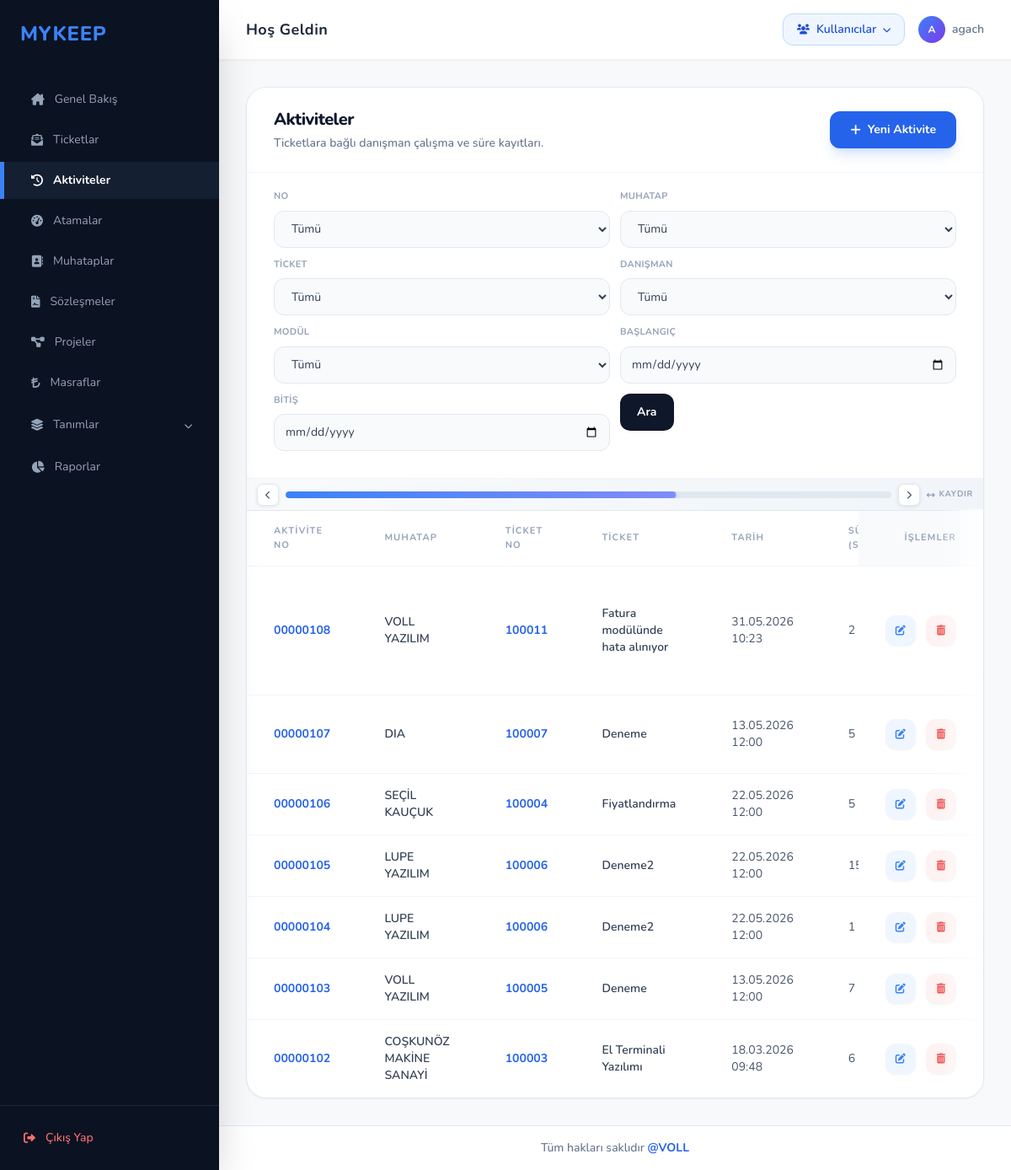
/aktiviteler/ (signed in), run on an earlier commit of the app's database.
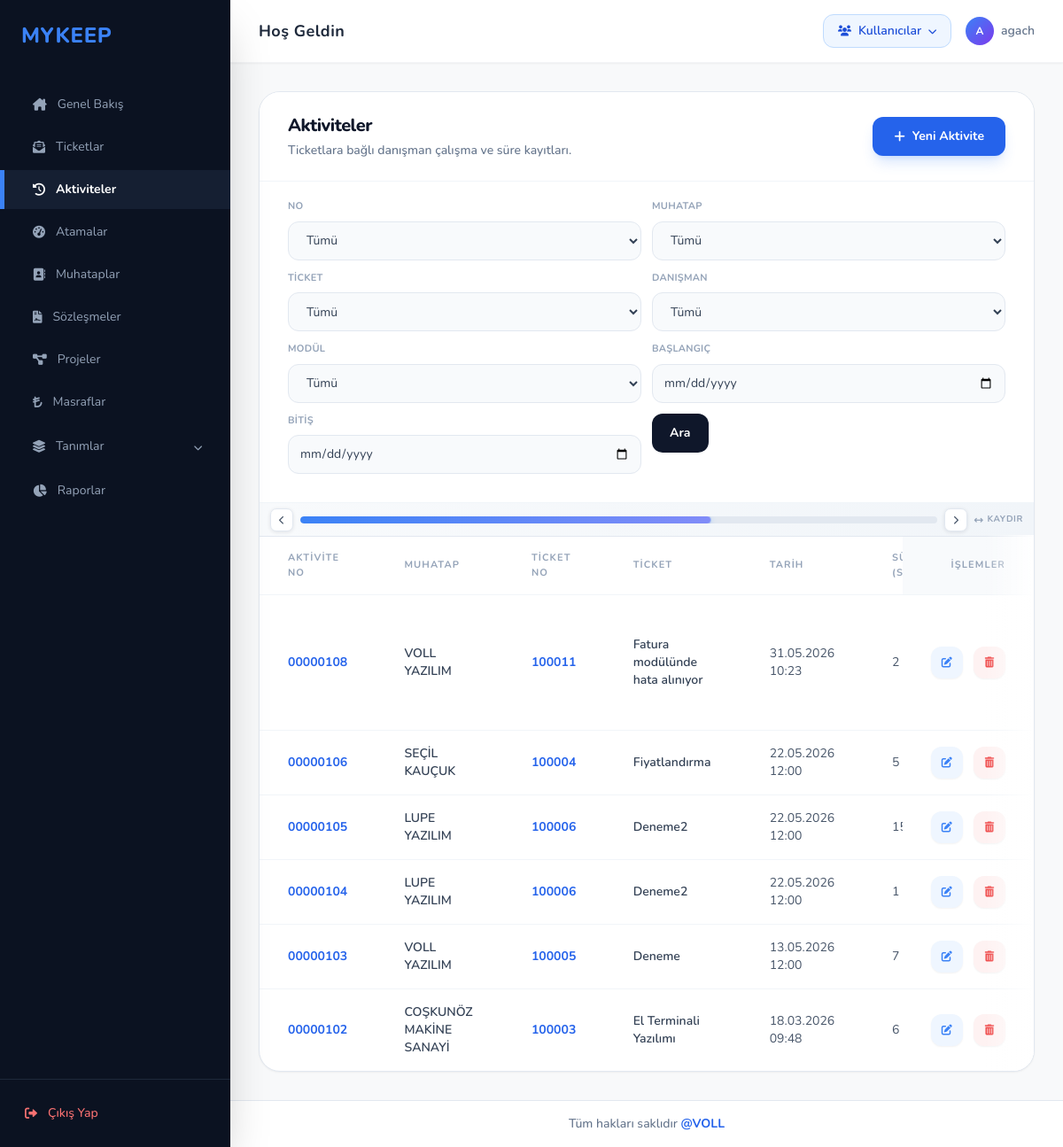
And on a later commit of the database.
### ticket/models.py (models this page shows, shortened)
class aktivite ( models.Model):
    number = models.IntegerField(auto_created= True,primary_key=True,unique=True, blank=True)
    ticketno = models.ForeignKey("ticket",to_field="ticketno", on_delete=models.CASCADE ,null=True)
    date = models.DateTimeField(blank = False, auto_now_add=False, null=False)
    time = models.IntegerField(null=False, blank=True)
    danisman = models.ForeignKey("modul.danisman", to_field="username", on_delete=models.CASCADE, null=True)
    modul = models.ForeignKey("modul.bolum", to_field="kod", on_delete=models.CASCADE, null=True)
    aciklama = models.TextField(null=True, blank=True)

class ticket(models.Model):
    ticketno = models.IntegerField(primary_key=True, unique=True, blank=True)
    konu: models.CharField= models.CharField(max_length=100)
    unvan = models.ForeignKey("muhatap.muhatap", to_field="unvan", on_delete=models.CASCADE, null=True)
    sozlesmeno = models.ForeignKey("sozlesme.sozlesmeler", to_field="sozlesmeno", on_delete=models.CASCADE, null=True)
    departmankod = models.ForeignKey("departman.departman", to_field="kod", on_delete=models.SET_NULL, null=True, blank=True)
    bolumkod = models.ForeignKey("modul.bolum", to_field="kod", on_delete=models.CASCADE, null=True)
    destekturu = models.ForeignKey("destekturu.destektur", to_field="definition", on_delete=models.PROTECT, null=True)
    taleptarih = models.DateTimeField(default=timezone.now)
    termintarih = models.DateTimeField(null=True, blank=True)
    oncelikkod = models.ForeignKey("destekturu.oncelik", to_field="kod", on_delete=models.CASCADE, null=True)
    aciklama = models.TextField(null=True, blank=True)
    durumtanim = models.ForeignKey("statu", to_field="durumtanim", on_delete=models.CASCADE, null=True)
    faturadurum = models.ForeignKey("faturalama", to_field="faturadurum", on_delete=models.CASCADE, null=True)
    danisman = models.ManyToManyField("modul.danisman", blank=True, related_name="ticket_danismanlar")
    efor = models.FloatField(null=True, blank=True)
    onay = models.BooleanField(default=False)
    musteri_ticket_no = models.CharField(max_length=50, null=True, blank=True, verbose_name="Müşteri Ticket No")

### muhatap/models.py (models this page shows, shortened)
class muhatap(models.Model):
    unvan = models.CharField(max_length=100,unique=True)
    vkn = models.CharField(max_length=11)
    adres = models.TextField()
    telefon =models.CharField(max_length=10, null=True)
    grupkod = models.ForeignKey("hesapgrubu", to_field="grupkod", on_delete=models.CASCADE ,null=True)
    slug = models.SlugField(max_length=100,unique=True,null=True)
    aktif = models.BooleanField(default=False,null=True)

### ticket/views.py (the view, shortened to what this page needs)
# urls.py: path('aktiviteler/', ticket_views.aktivite_listesi, name='aktivite_listesi'),
def aktivite_listesi(request):
    aktiviteler = aktivite.objects.select_related("ticketno", "ticketno__unvan", "danisman", "modul").all().order_by("-number")
    aktivite_no = request.GET.get("aktivite_no", "").strip()
    muhatap = request.GET.get("muhatap", "").strip()
    ticket_secimi = request.GET.get("ticket", "").strip()
    danisman = request.GET.get("danisman", "").strip()
    modul = request.GET.get("modul", "").strip()
    baslangic_tarihi = request.GET.get("baslangic_tarihi", "").strip()
    bitis_tarihi = request.GET.get("bitis_tarihi", "").strip()
    if aktivite_no:
        aktiviteler = aktiviteler.filter(number=aktivite_no)
    if muhatap:
        aktiviteler = aktiviteler.filter(ticketno__unvan__pk=muhatap)
    if ticket_secimi:
        aktiviteler = aktiviteler.filter(ticketno_id=ticket_secimi)
    if danisman:
        aktiviteler = aktiviteler.filter(danisman__username=danisman)
    if modul:
        aktiviteler = aktiviteler.filter(modul_id=modul)
    if baslangic_tarihi:
        aktiviteler = aktiviteler.filter(date__date__gte=baslangic_tarihi)
    if bitis_tarihi:
        aktiviteler = aktiviteler.filter(date__date__lte=bitis_tarihi)
    a_qs = aktivite.objects.select_related("ticketno", "ticketno__unvan").order_by("number")
    context = {
        "aktiviteler": aktiviteler,
        "aktivite_nolari": a_qs.values_list("number", flat=True),
        "filtre_ticketlari": ticket.objects.filter(aktivite__in=a_qs).distinct().order_by("-ticketno"),
        "filtre_muhataplari": ticket._meta.get_field("unvan").remote_field.model.objects.filter(ticket__aktivite__in=a_qs).distinct().order_by("unvan"),
        "secili_aktivite_no": aktivite_no,
        "secili_muhatap": muhatap,
        "secili_ticket": ticket_secimi,
        "secili_danisman": danisman,
        "secili_modul": modul,
        "secili_baslangic_tarihi": baslangic_tarihi,
        "secili_bitis_tarihi": bitis_tarihi,
        "form": AktiviteForm(user=request.user),
    }
    return render(request, "aktivite_listesi.html", context)

### modul/models.py (called while the page is built)
    def __str__(self):
        return f"{self.program}-{self.isim}"

    def __str__(self):
        return f"{self.isim}"

### templates/aktivite_listesi.html (shortened to what the changed rows need)
{% extends 'base.html' %}
{% block content %}
<div class="bg-white border border-slate-200 rounded-3xl shadow-sm overflow-hidden">
    <div class="px-8 py-6 border-b border-slate-100 flex justify-between items-center bg-white">
        <div>
            <h2 class="text-xl font-extrabold text-slate-900 tracking-tight">Aktiviteler</h2>
        </div>
    </div>
    <div class="overflow-x-auto">
    <table class="w-full min-w-[1360px] text-left border-collapse">
        <thead>
            <tr class="text-[11px] uppercase tracking-widest text-slate-400 font-bold border-b border-slate-100">
                <th class="px-8 py-4">Aktivite No</th>
                <th class="px-8 py-4">Muhatap</th>
                <th class="px-8 py-4">Ticket No</th>
                <th class="px-8 py-4">Ticket</th>
                <th class="px-8 py-4">Tarih</th>
                <th class="px-8 py-4">Süre (Saat)</th>
                <th class="px-8 py-4">Danışman</th>
                <th class="sticky right-0 bg-white px-8 py-4 text-right shadow-[-8px_0_12px_-12px_rgba(15,23,42,0.45)]">İşlemler</th>
            </tr>
        </thead>
        <tbody class="divide-y divide-slate-100">
            {% for a in aktiviteler %}
            <tr class="hover:bg-slate-50 transition">
                <td class="px-8 py-4 text-sm font-bold">
                    <a href="{% url 'aktivite_duzenle' a.pk %}" class="text-blue-600 hover:text-blue-800 hover:underline">
                        {{ a.number|stringformat:"08d" }}
                    </a>
                </td>
                <td class="px-8 py-4 text-sm">
                    {% if a.ticketno and a.ticketno.unvan %}
                        <a href="{% url 'muhatap_duzenle' a.ticketno.unvan.pk %}" class="font-semibold text-slate-700 hover:text-blue-700 hover:underline">
                            {{ a.ticketno.unvan.unvan }}
                        </a>
                    {% else %}
                        <span class="text-slate-400">-</span>
                    {% endif %}
                </td>
                <td class="px-8 py-4 text-sm font-bold">
                    {% if a.ticketno %}
                        <a href="{% url 'ticket_duzenle' a.ticketno.pk %}" class="text-blue-600 hover:text-blue-800 hover:underline">
                            {{ a.ticketno.ticketno }}
                        </a>
                    {% else %}
                        <span class="text-slate-400">-</span>
                    {% endif %}
                </td>
                <td class="px-8 py-4 text-sm">
                    <span class="font-semibold text-slate-700">{{ a.ticketno.konu|default:"-" }}</span>
                </td>
                <td class="px-8 py-4 text-sm text-slate-600">{{ a.date|date:"d.m.Y H:i" }}</td>
                <td class="px-8 py-4 text-sm text-slate-600">{{ a.time }}</td>
                <td class="px-8 py-4 text-sm text-slate-600">{{ a.danisman|default:"-" }}</td>
                <td class="sticky right-0 bg-white px-8 py-4 text-right space-x-2 whitespace-nowrap shadow-[-8px_0_12px_-12px_rgba(15,23,42,0.45)]">
                    <a href="{% url 'aktivite_duzenle' a.pk %}" class="w-9 h-9 rounded-xl bg-blue-50 text-blue-500 hover:bg-blue-500 hover:text-white inline-flex items-center justify-center transition shadow-sm">
                        <i class="fa-solid fa-pen-to-square text-xs"></i>
                    </a>
                    <a href="{% url 'aktivite_sil' a.pk %}" onclick="return confirm('Silinsin mi?')" class="w-9 h-9 rounded-xl bg-red-50 text-red-500 hover:bg-red-500 hover:text-white inline-flex items-center justify-center transition shadow-sm">
                        <i class="fa-solid fa-trash-can text-xs"></i>
                    </a>
                </td>
            </tr>
            {% empty %}
            <tr>
                <td colspan="10" class="px-8 py-10 text-center text-sm text-slate-400">Henüz aktivite eklenmemiş.</td>
            </tr>
            {% endfor %}
        </tbody>
    </table>
    </div>
</div>
{% endblock %}

What changed in the data, as far as the page shows it:
removed aktivite: number "00000107", ticketno.unvan.unvan "DIA", ticketno.ticketno "100007", ticketno.konu "Deneme", date "13.05.2026 12:00", time "5"
